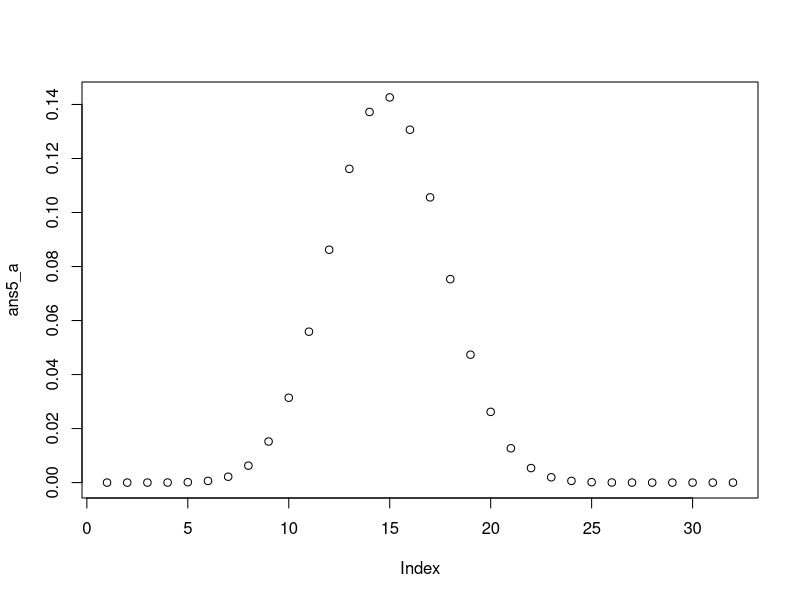
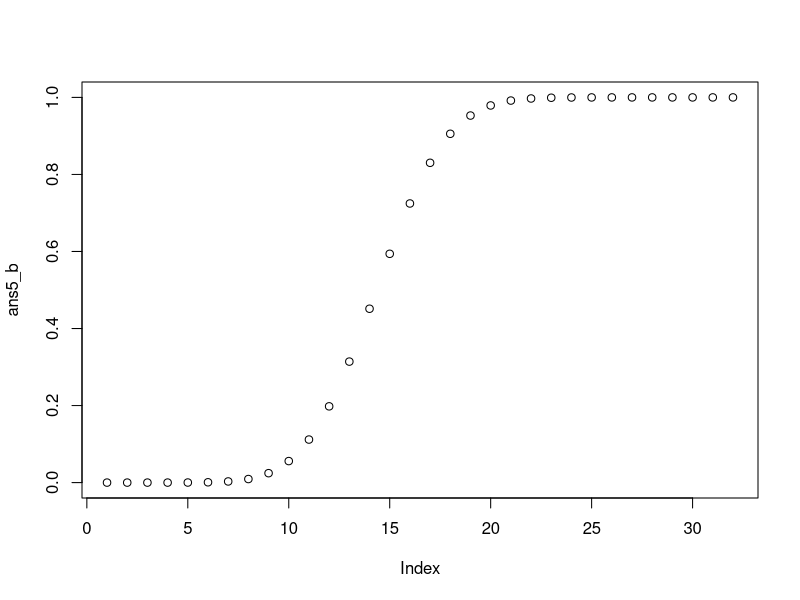

Write the R code that produced these figures, in order.
# question1
ans1 <- pbinom(9, 12, 1/6) - pbinom(6,12,1/6)
print(ans1)

# question2
ans2_b <- pnorm(84, mean=72, sd=15.2, lower.tail=FALSE)
print(ans2_b)

# question3
ans3_a <- ppois(0, 5)
print(ans3_a)
ans3_b <- ppois(50, 50) - ppois(47, 50) 
print(ans3_b)

# question4
ans4 <- pbinom(4, 5, 17/250) - pbinom(2, 5, 17/250)
print(ans4)

# question5
ans5_a <- dbinom(c(0:31), 31, 0.447)
print(ans5_a)
plot(ans5_a)

ans5_b <- pbinom(c(0:31), 31, 0.447)
print(ans5_b)
plot(ans5_b)

mean(ans5_a)
var(ans5_a)
sd(ans5_a)
